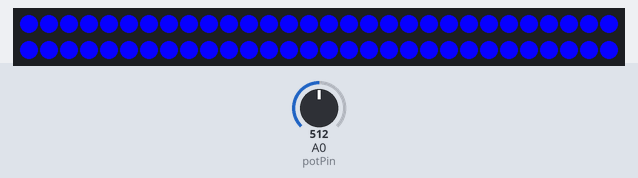
The sketch below on a simulated Arduino Uno, built with avr-gcc and run on an emulated ATmega328P. Shown: 60 RGB LEDs in strip order, left to right, continuing on the next row. The inputs (shaded band) are chosen by the test bench; at power-on: A0 (potPin) = 512.

Above: at 1.2 s.
1.3 s: A0 (potPin) set to 350
At 2.2 s:
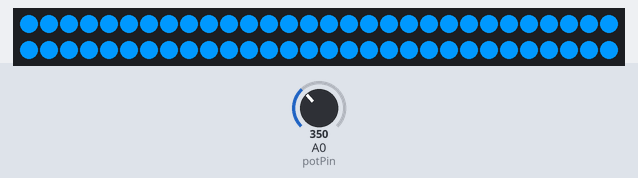
2.8 s: A0 (potPin) set to 306
4.4 s: A0 (potPin) set to 122
At 5.3 s:
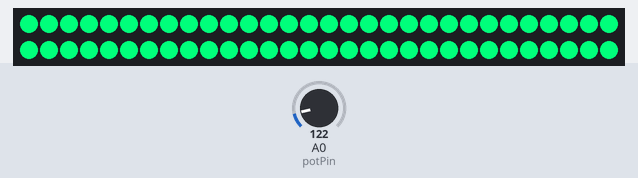
5.9 s: A0 (potPin) set to 716
At 7.1 s:
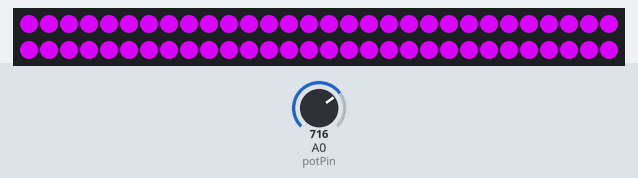
7.4 s: A0 (potPin) set to 900
At 8.0 s:
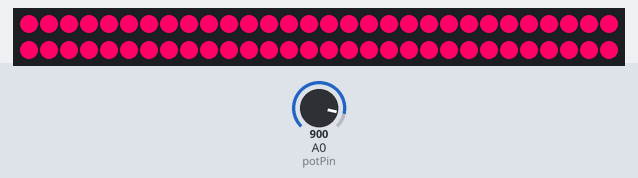
8.9 s: A0 (potPin) set to 511
At 9.5 s:
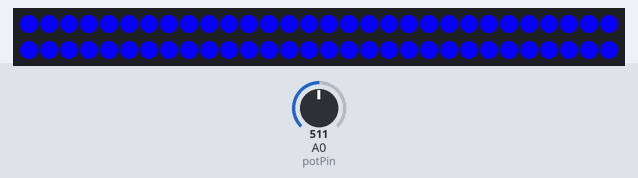
Timing chart, 0 to 11.4 s (numbered marks = the images above; inputs shaded):
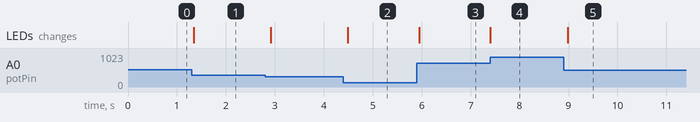

Measured:
- after the input at 1.3 s, the LEDs: change at once (image 1)
- after the input at 4.4 s, the LEDs: change after 0.09 s (image 2)
- after the input at 5.9 s, the LEDs: change after 0.05 s (image 3)
- after the input at 7.4 s, the LEDs: change at once (image 4)
- after the input at 8.9 s, the LEDs: change after 0.08 s (image 5)

The sketch:

arduino-uno.ino
```cpp
#include <PololuLedStrip.h>
#include <LowPower.h>

int getHueFromSensor();
void hsv2rgb(unsigned char*, unsigned char*, unsigned char*, float, float, float);
int stableAnalogRead(int);

// Create an ledStrip object and specify the pin it will use.
PololuLedStrip<12> ledStrip;
int potPin = A0;    // select the input pin for the potentiometer

// Create a buffer for holding the colors (3 bytes per color).
#define LED_COUNT 60
rgb_color colors[LED_COUNT];

void setup() {}

unsigned int lastHue = -1;
void loop() {
    rgb_color color;
    unsigned int h = getHueFromSensor();
    if (h == lastHue) {
        goto end_loop;
    }
    lastHue = h;

    // convert hue to rgb
    hsv2rgb(&color.red, &color.green, &color.blue, h, 1, 1);

    // update the colors buffer
    for(uint16_t i = 0; i < LED_COUNT; i++) {
        colors[i] = color;
    }

    // write to the led strip
    ledStrip.write(colors, LED_COUNT);

end_loop:
    LowPower.powerDown(SLEEP_120MS, ADC_OFF, BOD_OFF);
}

int getHueFromSensor() {
    // read the value from the sensor:
    long sensorValue = stableAnalogRead(potPin);
    long h = sensorValue * 6 / 25 + 120;
    if (h >= 360) {
        h = 0;
    }
    return (int)h;
}

void hsv2rgb(unsigned char *r, unsigned char *g, unsigned char *b, float h, float s, float v) {
    int i;
    float f, p, q, t;

    if (s == 0) {
        // achromatic (grey)
        *r = *g = *b = 255 * v;
        return;
    }

    h /= 60;
    i = floor(h);
    f = h - i;
    p = v * ( 1 - s );
    q = v * ( 1 - s * f );
    t = v * ( 1 - s * ( 1 - f ) );

    switch (i) {
        case 0:
            *r = 255 * v;
            *g = 255 * t;
            *b = 255 * p;
            break;
        case 1:
            *r = 255 * q;
            *g = 255 * v;
            *b = 255 * p;
            break;
        case 2:
            *r = 255 * p;
            *g = 255 * v;
            *b = 255 * t;
            break;
        case 3:
            *r = 255 * p;
            *g = 255 * q;
            *b = 255 * v;
            break;
        case 4:
            *r = 255 * t;
            *g = 255 * p;
            *b = 255 * v;
            break;
        default:
            *r = 255 * v;
            *g = 255 * p;
            *b = 255 * q;
            break;
    }
}

// max 64 without overflow
#define READ_COUNT (10)
int stableAnalogRead(int pin) {
    unsigned int sum = 0;
    for (int i = 0; i < READ_COUNT; i++) {
        sum += analogRead(pin);
    }
    return sum / READ_COUNT;
}
```
